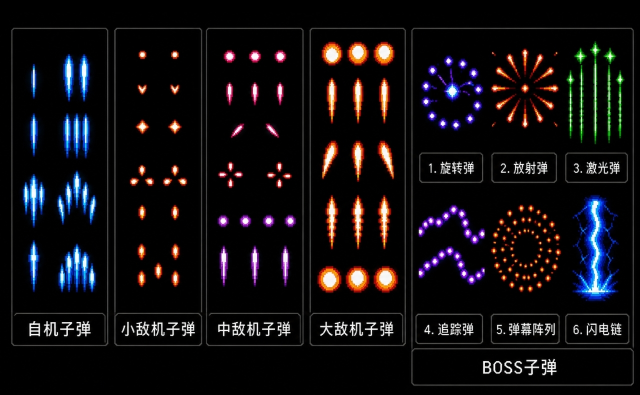
#> input picture projects/cloudspire/assets/reference/bullets.jpg, 1280 x 790 px, found by its file name (shown at 1/2 size)
$ python extract_bullets.py
#> lines starting #> are read from the running program, lines starting #| are printed output that depends on the picture
from PIL import Image
import os

SRC = r"C:\Users\32952\Documents\ChatGPT\云阙飞戈\assets\reference\bullets.jpg"
OUT_DIR = r"C:\Users\32952\Documents\ChatGPT\云阙飞戈\assets\images"

LEFT_BOXES = {
    "player_bullet": (129, 112, 144, 193),
    "enemy_bullet_small": (274, 242, 295, 266),
    "enemy_bullet_medium": (450, 104, 469, 123),
    "enemy_bullet_large": (647, 87, 681, 126),
}

BOSS_BOXES = {
    "boss_bullet_1": (827, 67, 971, 300),
    "boss_bullet_2": (973, 67, 1115, 300),
    "boss_bullet_3": (1117, 67, 1258, 300),
    "boss_bullet_4": (827, 450, 971, 625),
    "boss_bullet_5": (973, 450, 1115, 625),
    "boss_bullet_6": (1117, 450, 1258, 625),
}


def make_transparent(img):
    rgba = img.convert("RGBA")
    pixels = rgba.load()
    width, height = rgba.size
    for y in range(height):
        for x in range(width):
            r, g, b, a = pixels[x, y]
            if (r + g + b) / 3 < 48:
                pixels[x, y] = (r, g, b, 0)
    return rgba


def trim(img, pad=4):
    bbox = img.getbbox()
    if not bbox:
        return img
    left, top, right, bottom = bbox
    left = max(0, left - pad)
    top = max(0, top - pad)
    right = min(img.width, right + pad)
    bottom = min(img.height, bottom + pad)
    return img.crop((left, top, right, bottom))


def main():
    os.makedirs(OUT_DIR, exist_ok=True)
    source = Image.open(SRC)
#> source is the input picture: PIL image 1280x790 RGB; mean R, G, B 18, 15.3, 18
    for name, box in {**LEFT_BOXES, **BOSS_BOXES}.items():
        crop = source.crop(box)
        sprite = trim(make_transparent(crop))
        path = os.path.join(OUT_DIR, name + ".png")
        sprite.save(path)
        print(path, sprite.size)
#> this loop made 10 passes
#> (bbox in trim, left in trim, top in trim, right in trim, bottom in trim) on passes 5 to 10: ((17, 45, 139, 193), 13, 41, 143, 197), ((10, 31, 142, 189), 6, 27, 142, 193), ((17, 16, 130, 217), 13, 12, 134, 221), ((10, 0, 142, 119), 6, 0, 144, 123), ((10, 0, 142, 134), 6, 0, 142, 138), ((0, 0, 120, 151), 0, 0, 124, 155)
#> (left in trim, top in trim, right in trim, bottom in trim) on passes 1 to 4: (0, 0, 15, 81), (0, 0, 21, 24), (0, 0, 19, 19), (0, 0, 34, 39)
#> pass 2, in main, `crop = source.crop(box)`:
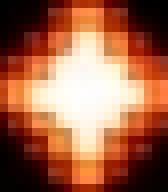
#> crop: PIL image 21x24 RGB (shown 8 times larger); mean R, G, B 161.6, 98, 70.2
#> pass 2, in main, `sprite = trim(make_transparent(crop))`:
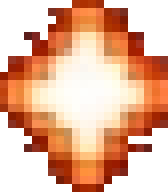
#> sprite: PIL image 21x24 RGBA (shown 8 times larger); mean R, G, B, A 161.6, 98, 70.2, 174.6; transparent parts drawn white
#> pass 3, in main, `crop = source.crop(box)`:
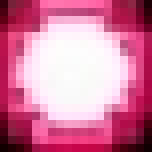
#> crop: PIL image 19x19 RGB (shown 8 times larger); mean R, G, B 210.8, 122.5, 157.6
#> after the loop:
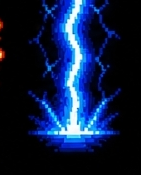
#> crop: PIL image 141x175 RGB; mean R, G, B 13.7, 29.7, 64.9
#> after the loop:
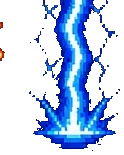
#> sprite: PIL image 124x155 RGBA; mean R, G, B, A 17.5, 38.1, 83.3, 85.1; transparent parts drawn white
    laser = Image.open(os.path.join(OUT_DIR, "boss_bullet_3.png"))
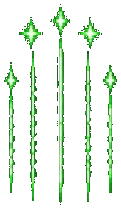
#> laser: PIL image 121x209 RGBA; mean R, G, B, A 16.2, 37.3, 15.4, 39.5; transparent parts drawn white
    laser.save(os.path.join(OUT_DIR, "boss_laser.png"))
    print(os.path.join(OUT_DIR, "boss_laser.png"), laser.size)
#| C:\Users\32952\Documents\ChatGPT\云阙飞戈\assets\images/boss_laser.png (121, 209)


if __name__ == "__main__":
    main()
